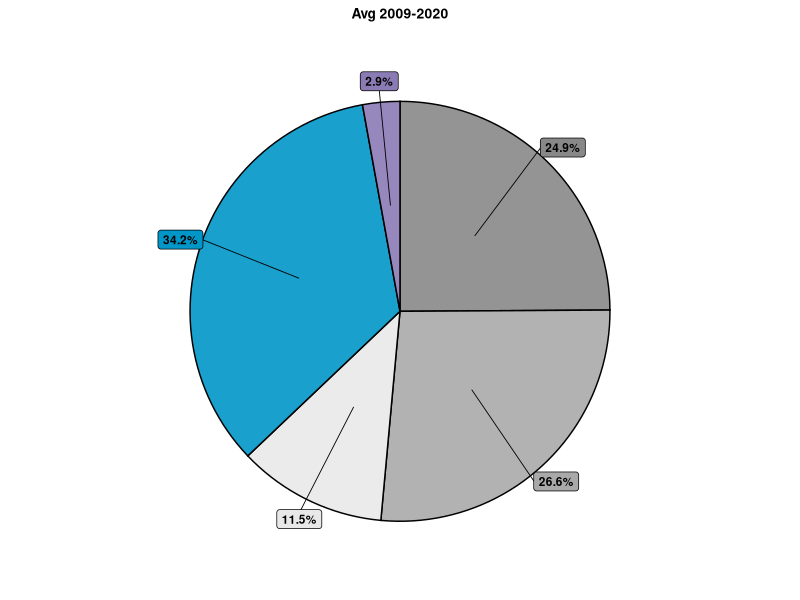
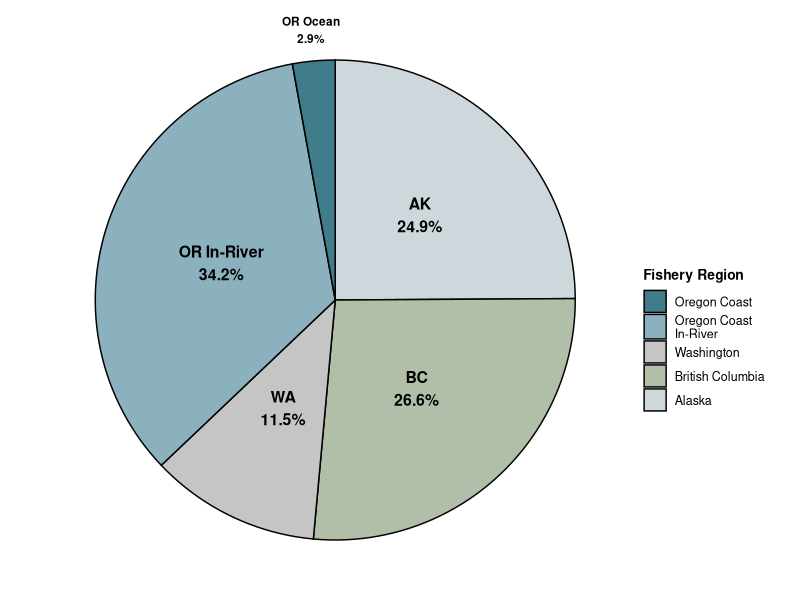
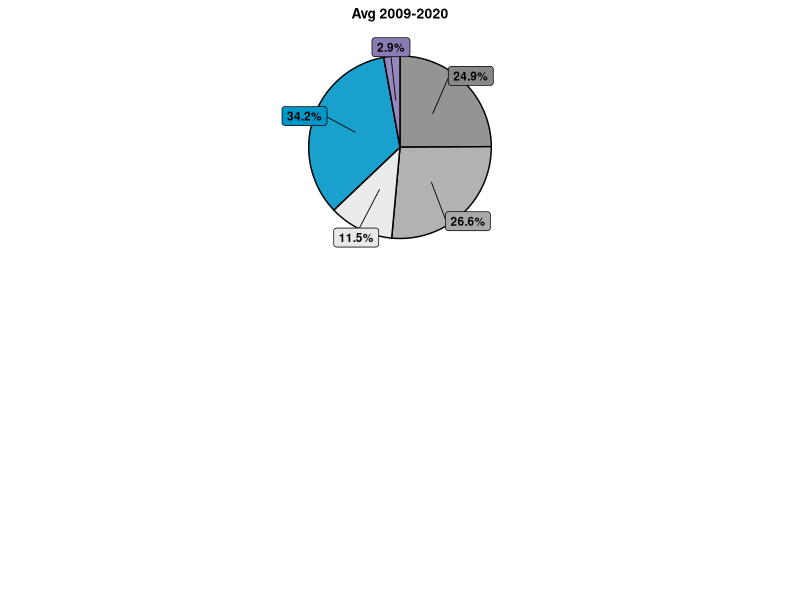
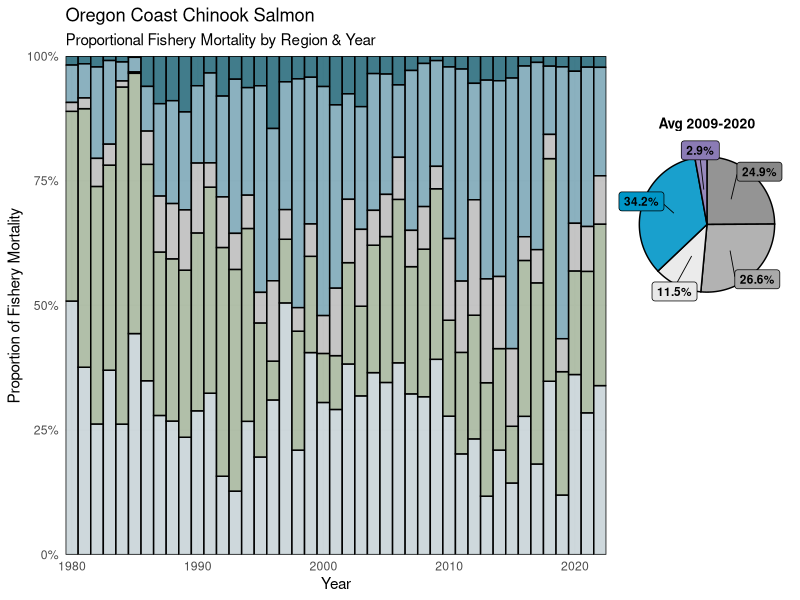
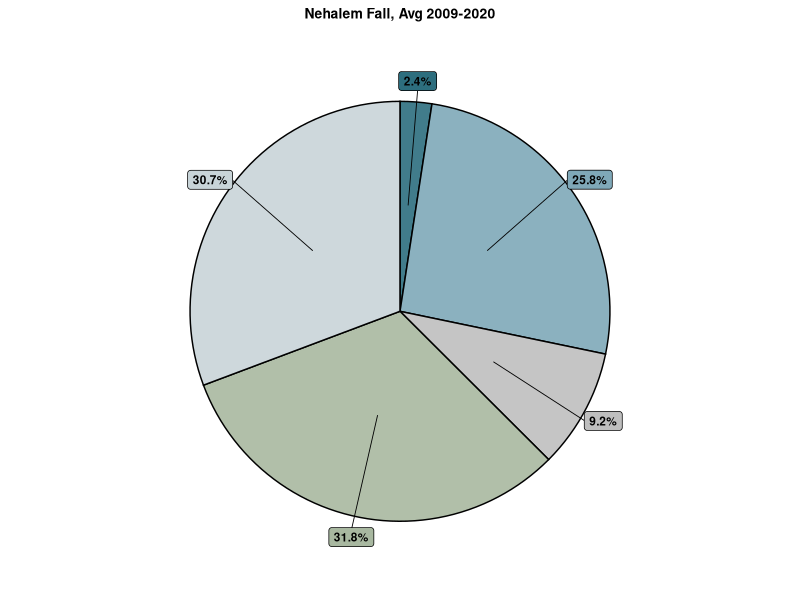
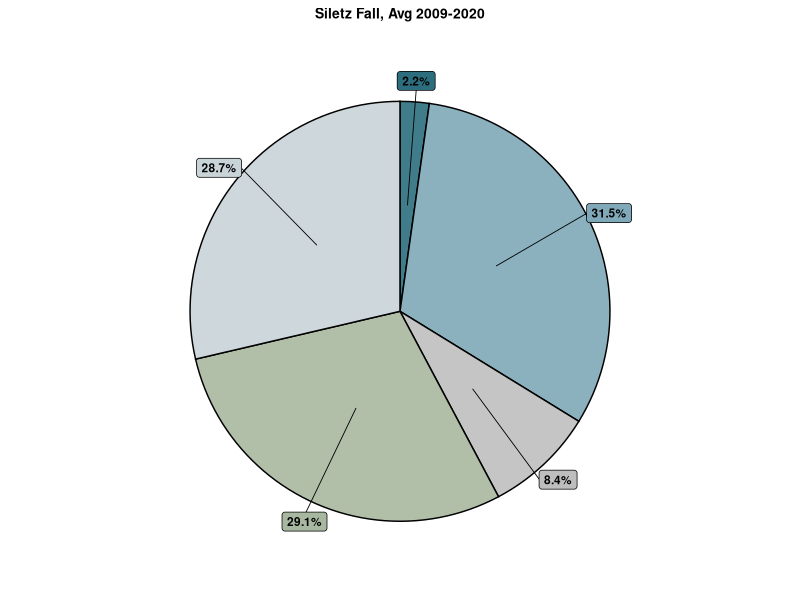
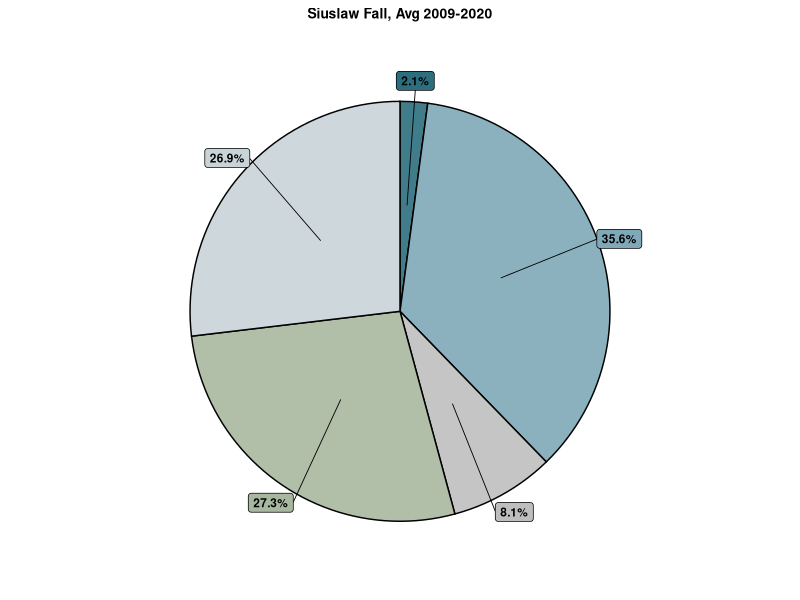
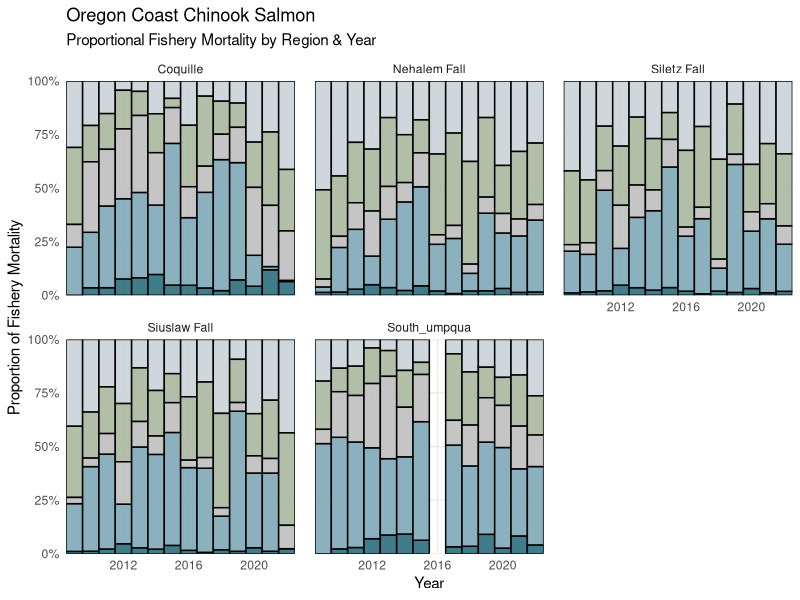

Reproduce these figures in R, in order.
library(tidyverse)
library(here)
library(readxl)
library(viridis)
library(cowplot) 
library(ggrepel)

# custom colors =====
custom_pal <- c(
  "Oregon Coast\nIn-River" =  "#0096C7",    
  "Oregon Coast"    =  "#8B7BB5",
  "Washington"           =  "#E8E8E8",   
  "British Columbia"          =  "darkgrey",  
  "Alaska"                    =  "#888888")

# custom_pal <- c(
#   "Washington Coast\nIn-River" =  "#0096C7",   # light gray
#   "Washington Coast\nOcean"    =  "#8B7BB5",
#   "South of Falcon"           =  "#7AD151", #"#2A788E",
#   "Puget Sound"               =   "#D3D3D3",  
#   "British Columbia"          =  "#57A773",
#   "Alaska"                    =  "#FDE725"  # viridis purple for Alaska
# )

# load ====== 
data <- readxl::read_excel("data/PSTChinookCWT_data_April18_2025.xlsx") %>%
  filter(region %in% c("OC","ORC"),
         !year == 2023, !is.na(total_run), !total_run =="NA") 
 
 total_run_df<-data %>%  
  dplyr::select(year,population,region,total_run) %>%
  dplyr::mutate(total_run = as.numeric(total_run))

catch_distributions <- data %>%
  dplyr::select(c(1:39)) %>%
  gather(4:ncol(.), key = "fishery_region", value = "percent_mort") %>%
  filter(!fishery_region %in% c(#"US_is_tot",
                                "stray", 
                               "aabm_tot", 
                                "esc_pct", 
                                "er",  
                               "term_tot"
                                )) %>%
  dplyr::mutate(percent_mort = as.numeric(percent_mort)/100) 
 

# OC whole ======= 
OC_fish <- catch_distributions %>%
  left_join(total_run_df) %>% 
  filter(!is.na(percent_mort )) %>% 
  dplyr::mutate(mortality_numbers = total_run *percent_mort,
                broad_region = case_when(
                  # Alaska
                  str_detect(fishery_region, "^seak") ~ "Alaska",
                  str_detect(fishery_region, "^ak_term")  ~ "Alaska",
                  
                  str_detect(fishery_region, "^US_term")  ~ "Oregon Coast\nIn-River",
                  str_detect(fishery_region, "^term_tot")  ~ "Oregon Coast\nIn-River",

                   # Canada
                  str_detect(fishery_region, "^can_term")  ~ "British Columbia",
                  str_detect(fishery_region, "^wcvi")     ~ "British Columbia",#"West Coast Vancouver Island",
                  str_detect(fishery_region, "^nbc")      ~ "British Columbia", #"North Coast BC",
                  str_detect(fishery_region, "^sbc")      ~ "British Columbia",
                  
                  # str_detect(fishery_region, "^can_term") ~ "Canada Terminal",
                  
                  # Falcon (US)
                  str_detect(fishery_region, "^sfalc")    ~  "Oregon Coast",#"South of Falcon",
                  # str_detect(fishery_region, "^nfalc")    ~ "North of Falcon",
                  
                  fishery_region == "nfalc_s" ~ "Washington",#"Washington Coast\nOcean",
                  fishery_region == "nfalc_t" ~  "Washington",#"Washington Coast\nOcean",
                  fishery_region == "US_is_tot" ~  "Washington",#"Washington Coast\nOcean",

                  # WA     
                  fishery_region == "PS_n" ~ "Washington", # "Puget Sound",
                  fishery_region == "PS_s" ~ "Washington", # "Puget Sound",
                  
                  fishery_region == "wac_n" ~  "Washington",#"Washington Coast\n In-River",
                  # Other
                  TRUE                                    ~ "Check")) 

uniqueOC<- data.frame(unique(OC_fish[c("broad_region","fishery_region")]))

uniqueOC <- uniqueOC %>% 
  arrange(broad_region)
 
total_FMnumbers <- OC_fish %>%
  group_by(year) %>%
  # get annual sum of all fishery mortality from OP for the year
  dplyr::summarise(total_FM_numbers = sum(mortality_numbers))  # want to ask, of all the fish caught that year, what was the relative proportions. Not related to overall runsize. 

OC_plot_df<- OC_fish %>% 
  dplyr::select(-c(total_run, percent_mort,fishery_region)) %>%
  ungroup() %>%
  group_by(year, broad_region) %>%
  dplyr::summarise(mort_broad_region = sum(mortality_numbers)) %>% 
  left_join(total_FMnumbers) %>%
  dplyr::mutate(percent_mort = mort_broad_region/total_FM_numbers,
                broad_region = factor(broad_region, levels = c(
                  "Oregon Coast",
                  "Oregon Coast\nIn-River",
                  "Washington", 
                  # "South of Falcon",
                  # "Puget Sound",
                  "British Columbia", 
                  "Alaska" 
                  # "British Columbia", 
                  # "Puget Sound",  
                  # "South of Falcon",
                  # "Washington Coast Ocean", 
                  # "Washington Coast In-River"
                )))

# bar and pie ==== 
## 1. Prep pie chart data (last 5 years) ==========
pie_df <- OC_plot_df %>%
  filter(year >2008) %>%
  group_by(broad_region) %>%
  summarise(avg_mort = mean(percent_mort, na.rm = TRUE)) %>%
  ungroup() %>%
  arrange(desc(broad_region)) %>%  # match fill order
  mutate(
    cum_pos = cumsum(avg_mort) - avg_mort / 2,  # midpoint of each slice
    label = paste0(round(avg_mort * 100, 1), "%")  # format as percent
  )

## 2. Build pie chart ==========
OP_pie <- ggplot(pie_df, aes(x = "", y = avg_mort, fill = broad_region)) +
  geom_col(color = "black", alpha = 0.9, width = 1) +
  geom_label_repel(
    aes(y = cum_pos, label = ifelse(avg_mort >= 0.02, paste0(round(avg_mort * 100, 1), "%"), "")),
    size = 3,
    fontface = "bold",
    nudge_x = 0.6,          # push labels outward
    show.legend = FALSE,
    segment.size = 0.3
  ) +
  coord_polar(theta = "y") +
  scale_fill_manual(values = custom_pal) + 
  #  scale_fill_viridis_d(drop = FALSE)+#, option = "plasma") +
  labs(title = "Avg 2009-2020") +
  theme_void() +
  theme(
    legend.position = "none",
    plot.title = element_text(size = 10, hjust = 0.5, face = "bold"),
    plot.background = element_blank()
  )
OP_pie
 

## 2.5 OC Pie Stand Alone ==========
pie_df2 <- OC_plot_df %>%
  filter(year > 2008) %>%
  group_by(broad_region) %>%
  summarise(avg_mort = mean(percent_mort, na.rm = TRUE)) %>%
  ungroup() %>%
  arrange(desc(broad_region)) %>%
  dplyr::mutate( 
      custom_region = case_when(broad_region == "Alaska" ~ "AK",
                              broad_region == "British Columbia" ~ "BC",
                              broad_region == "Washington" ~ "WA",
                              broad_region == "Oregon Coast" ~ "OR Ocean",
                              broad_region == "Oregon Coast\nIn-River" ~ "OR In-River",
                              TRUE ~ NA), 
    cum_pos = cumsum(avg_mort) - avg_mort / 2,
    label = paste0(custom_region, "\n", round(avg_mort * 100, 1), "%")  # combined label
  ) 

custom_pal <- c(
  "Oregon Coast" = "#2D6E7E",    
  "Oregon Coast\nIn-River"    = "#7FA8B8",
  "Washington"                = "grey",  
  "British Columbia"           = "#A8B8A0",  
  "Alaska"                     = "#C8D4D8"
)

OC_pie2 <- ggplot(pie_df2, aes(x = "", y = avg_mort, fill = broad_region)) +
  geom_col(color = "black", alpha = 0.9, width = 1) +
  
  # Labels inside for large slices
  geom_text(aes(y = cum_pos,
                label = ifelse(avg_mort >= 0.05, paste0(label), "")),
            size = 4, fontface = "bold", color = "black") + 
  # Labels outside for small slices — nudge x past 1 to push outside pie
  geom_text(aes(y = cum_pos,
                label = ifelse(avg_mort < 0.05 & avg_mort > 0.001, paste0(label), "")),
            x = 1.63,   # >1 pushes outside the pie (pie lives at x = 1)
            size = 3, fontface = "bold", color = "black") + 
  coord_polar(theta = "y", clip = "off") +   
  scale_fill_manual(values = custom_pal, name = "Fishery Region") +  
  theme_void() +
  theme(
    legend.position   = "right",
    legend.title      = element_text(size = 10, face = "bold"),
    legend.text       = element_text(size = 9),
    legend.margin     = margin(t = 10, b = -10, unit = "mm"),  # positive t pushes down, negative b pulls pie up
    # legend.key.size   = unit(0.4, "cm"),   # smaller legend keys
    legend.spacing.x  = unit(0.2, "cm"),   # tighten horizontal spacing
    plot.margin       = margin(0, 5, 0, 5, "mm"),  # reduce outer margins
    plot.background   = element_blank()
  )


OC_pie2

ggsave(
  filename = "output/plots/OC_FM_PieOnly.jpeg",
  plot = OC_pie2,
  width =6,
  height =5.5,
  dpi = 300,
  units = "in"
)

##  3. Main bar chart ==================
OC_FM_stacked <- ggplot(OC_plot_df,
                            aes(x = year,
                                y = percent_mort,
                                fill = broad_region)) +
                       geom_col(color = "black", alpha = 0.9, width = 1) +
                       scale_y_continuous(
                         expand = c(0, 0),
                         name = "Proportion of Fishery Mortality",
                         labels = scales::percent_format()
                       ) +
                       scale_x_continuous(
                         name = "Year",
                         expand = c(0, 0)
                       ) +
                      scale_fill_manual(values = custom_pal) + 
                       # scale_fill_viridis_d(drop = FALSE)+#, option = "plasma") +
                       labs(
                         fill = "Fishery Region",
                         title = "Oregon Coast Chinook Salmon",
                         subtitle = "Proportional Fishery Mortality by Region & Year"
                       ) +
                       theme_minimal() +
                       theme(
                         panel.grid.minor = element_blank(),
                         panel.spacing = unit(1, "lines"),
                         legend.position = "none")

## 4. Legend =============
legend <- get_legend(ggplot(OC_plot_df,
                        aes(x = year,
                            y = percent_mort,
                            fill = broad_region)) +
  geom_col(color = "black", alpha = 0.9, width = 1) +
  scale_y_continuous(
    expand = c(0, 0),
    name = "Proportion of Fishery Mortality",
    labels = scales::percent_format()
  ) +
  scale_x_continuous(
    name = "Year",
    expand = c(0, 0)
  ) +
    scale_fill_manual(values = custom_pal) + 
  # scale_fill_viridis_d(drop = FALSE)+#, option = "plasma") +
  labs(
    fill = "Fishery Region",
    title = "Oregon Coast Chinook Salmon",
    subtitle = "Proportional Fishery Mortality by Region & Year"
  ) +
  theme_minimal() +
  theme( 
    legend.box.margin = margin(0, 0, 0, 0),
    legend.margin = margin(0, 0, 0, 0),
    legend.background = element_blank(),  # remove the grey border box
    legend.box.background = element_blank(),
    panel.grid.minor = element_blank(),
    panel.background = element_blank(),
    plot.background = element_blank(),
    panel.spacing = unit(1, "lines"),
    legend.position = c(0.88, 0.3),# 0.35),   # nudge down so it clears the pie inset
     legend.justification = c(1, 0),
    legend.title = element_text(hjust = 0.5, size = 9, 
                                face = "bold"),  # bigger title
    legend.text = element_text(size = 8),                                # bigger text
    legend.key.size = unit(0.5, "cm")                                    # bigger color boxes
  ))

## 4. Save: inset pie into upper right =========== 
rightside <- ggpubr::ggarrange(OP_pie, legend, nrow = 2,
                                heights = c(1, 1.2)) 
rightside

# Add a blank spacer on top to push content down and align pie with bar top
spacer <- ggplot() + theme_void()  # empty plot as top padding

rightside_padded <- ggpubr::ggarrange(spacer, rightside, nrow = 2,
                                      heights = c(0.2, 1))  # adjust 0.3 to move down more

final_plot <- ggpubr::ggarrange(OC_FM_stacked, rightside_padded,
                                ncol = 2,
                                widths = c(3.3, 1))
final_plot

# --- 5. Save as JPEG ---
ggsave(
  filename = "output/plots/OR_Coast_FM_stacked.jpeg",
  plot = final_plot,
  width =6,
  height =5,
  dpi = 300,
  units = "in"
)

# Individual stocks =======
total_run_df<-data %>%  
  dplyr::select(year,population,region,total_run) %>%
  dplyr::mutate(total_run = as.numeric(total_run))

catch_distributions <- data %>%
  dplyr::select(c(1:39)) %>%
  gather(4:ncol(.), key = "fishery_region", value = "percent_mort") %>%
  filter(!fishery_region %in% c(#"US_is_tot",
    "stray", 
    "aabm_tot", 
    "esc_pct", 
    "er",  
    "term_tot"
  )) %>%
  dplyr::mutate(percent_mort = as.numeric(percent_mort)/100) 

OC_fish <- catch_distributions %>%
  left_join(total_run_df) %>% 
  filter(!is.na(percent_mort )) %>% 
  dplyr::mutate(mortality_numbers = total_run *percent_mort,
                broad_region = case_when(
                  # Alaska
                  str_detect(fishery_region, "^seak") ~ "Alaska",
                  str_detect(fishery_region, "^ak_term")  ~ "Alaska",
                  
                  str_detect(fishery_region, "^US_term")  ~ "Oregon Coast\nIn-River",
                  str_detect(fishery_region, "^term_tot")  ~ "Oregon Coast\nIn-River",
                  
                  # Canada
                  str_detect(fishery_region, "^can_term")  ~ "British Columbia",
                  str_detect(fishery_region, "^wcvi")     ~ "British Columbia",#"West Coast Vancouver Island",
                  str_detect(fishery_region, "^nbc")      ~ "British Columbia", #"North Coast BC",
                  str_detect(fishery_region, "^sbc")      ~ "British Columbia",
                  
                  # str_detect(fishery_region, "^can_term") ~ "Canada Terminal",
                  
                  # Falcon (US)
                  str_detect(fishery_region, "^sfalc")    ~  "Oregon Coast",#"South of Falcon",
                  # str_detect(fishery_region, "^nfalc")    ~ "North of Falcon",
                  
                  fishery_region == "nfalc_s" ~ "Washington",#"Washington Coast\nOcean",
                  fishery_region == "nfalc_t" ~  "Washington",#"Washington Coast\nOcean",
                  fishery_region == "US_is_tot" ~  "Washington",#"Washington Coast\nOcean",
                  
                  # WA     
                  fishery_region == "PS_n" ~ "Washington", #"Puget Sound",
                  fishery_region == "PS_s" ~ "Washington", #"Puget Sound",
                  
                  fishery_region == "wac_n" ~  "Washington",#"Washington Coast\nIn-River",
                  # Other
                  TRUE                                    ~ "Check")) 

# uniqueOC<- data.frame(unique(OC_fish[c("broad_region","fishery_region")]))
# 
# uniqueOC <- uniqueOC %>% 
#   arrange(broad_region)

total_FMnumbers <- OC_fish %>%
  group_by(year,population) %>%
  # get annual sum of all fishery mortality from OP for the year
  dplyr::summarise(total_FM_numbers = sum(mortality_numbers))  # want to ask, of all the fish caught that year, what was the relative proportions. Not related to overall runsize.

OC_plot_df<- OC_fish %>% 
  dplyr::select(-c(total_run,fishery_region)) %>%
  ungroup() %>%
  group_by(year, broad_region,population) %>%
  dplyr::summarise(mort_broad_region = sum(mortality_numbers)) %>% 
  left_join(total_FMnumbers) %>%
  dplyr::mutate(percent_mort = mort_broad_region/total_FM_numbers,
                broad_region = factor(broad_region, 
                                      levels = rev(c(
                  "Oregon Coast",
                  "Oregon Coast\nIn-River",
                  "Washington",  
                  "British Columbia", 
                  "Alaska"))), 
                population = case_when(population == "Siletz_fa"  ~  "Siletz Fall",
                                       population == "Siuslaw_fa"  ~ "Siuslaw Fall",
                                       population == "Nehalem_fa"  ~ "Nehalem Fall",
                                       population == "south_umpqua"  ~ "South Umpqua",
                                       TRUE ~ population))

### Nehalem ========= 
pie_df <- OC_plot_df %>%
  filter(year > 2008,
         population %in% c("Nehalem Fall")) %>% #, "Siletz Fall", "Siuslaw Fall")) %>% 
  group_by(broad_region) %>%
  summarise(avg_mort = mean(percent_mort, na.rm = TRUE)) %>%
  ungroup() %>%
  # group_by(population) %>%                          # <-- group by population ONLY
  arrange(desc(broad_region)) %>%             # consistent ordering within each facet
  mutate(
    cum_pos = cumsum(avg_mort) - avg_mort / 2,      # midpoint within each facet's stack
    label = paste0(round(avg_mort * 100, 1), "%")
  ) %>%
  ungroup()


Nehalem <- ggplot(pie_df, aes(x = "", y = avg_mort, fill = broad_region)) +
  geom_col(color = "black", alpha = 0.9, width = 1) +
  geom_label_repel(
    aes(y = cum_pos, label = ifelse(avg_mort >= 0.02, paste0(round(avg_mort * 100, 1), "%"), "")),
    size = 3,
    fontface = "bold",
    nudge_x = 0.6,          # push labels outward
    show.legend = FALSE,
    segment.size = 0.3
  ) +
  # facet_wrap(~population) + 
  coord_polar(theta = "y") +
  scale_fill_manual(values = custom_pal) + 
  #  scale_fill_viridis_d(drop = FALSE)+#, option = "plasma") +
  labs(title = "Nehalem Fall, Avg 2009-2020") +
  theme_void() +
  theme(
    legend.position = "none",
    plot.title = element_text(size = 10, hjust = 0.5, face = "bold"),
    plot.background = element_blank()
  )
Nehalem

### Siletz ========= 
pie_df <- OC_plot_df %>%
  filter(year > 2008,
         population %in% c("Siletz Fall")) %>% #, "Siletz Fall", "Siuslaw Fall")) %>% 
  group_by(broad_region) %>%
  summarise(avg_mort = mean(percent_mort, na.rm = TRUE)) %>%
  ungroup() %>%
  # group_by(population) %>%                          # <-- group by population ONLY
  arrange(desc(broad_region)) %>%             # consistent ordering within each facet
  mutate(
    cum_pos = cumsum(avg_mort) - avg_mort / 2,      # midpoint within each facet's stack
    label = paste0(round(avg_mort * 100, 1), "%")
  ) %>%
  ungroup()


Siletz <- ggplot(pie_df, aes(x = "", y = avg_mort, fill = broad_region)) +
  geom_col(color = "black", alpha = 0.9, width = 1) +
  geom_label_repel(
    aes(y = cum_pos, label = ifelse(avg_mort >= 0.02, paste0(round(avg_mort * 100, 1), "%"), "")),
    size = 3,
    fontface = "bold",
    nudge_x = 0.6,          # push labels outward
    show.legend = FALSE,
    segment.size = 0.3
  ) +
  # facet_wrap(~population) + 
  coord_polar(theta = "y") +
  scale_fill_manual(values = custom_pal) + 
  #  scale_fill_viridis_d(drop = FALSE)+#, option = "plasma") +
  labs(title = "Siletz Fall, Avg 2009-2020") +
  theme_void() +
  theme(
    legend.position = "none",
    plot.title = element_text(size = 10, hjust = 0.5, face = "bold"),
    plot.background = element_blank()
  )
Siletz

### Siuslaw ========= 
pie_df <- OC_plot_df %>%
  filter(year > 2008,
         population %in% c("Siuslaw Fall")) %>% #, "Siletz Fall", "Siuslaw Fall")) %>% 
  group_by(broad_region) %>%
  summarise(avg_mort = mean(percent_mort, na.rm = TRUE)) %>%
  ungroup() %>%
  # group_by(population) %>%                          # <-- group by population ONLY
  arrange(desc(broad_region)) %>%             # consistent ordering within each facet
  mutate(
    cum_pos = cumsum(avg_mort) - avg_mort / 2,      # midpoint within each facet's stack
    label = paste0(round(avg_mort * 100, 1), "%")
  ) %>%
  ungroup()


Siuslaw <- ggplot(pie_df, aes(x = "", y = avg_mort, fill = broad_region)) +
  geom_col(color = "black", alpha = 0.9, width = 1) +
  geom_label_repel(
    aes(y = cum_pos, label = ifelse(avg_mort >= 0.02, paste0(round(avg_mort * 100, 1), "%"), "")),
    size = 3,
    fontface = "bold",
    nudge_x = 0.6,          # push labels outward
    show.legend = FALSE,
    segment.size = 0.3
  ) +
  # facet_wrap(~population) + 
  coord_polar(theta = "y") +
  scale_fill_manual(values = custom_pal) + 
  #  scale_fill_viridis_d(drop = FALSE)+#, option = "plasma") +
  labs(title = "Siuslaw Fall, Avg 2009-2020") +
  theme_void() +
  theme(
    legend.position = "none",
    plot.title = element_text(size = 10, hjust = 0.5, face = "bold"),
    plot.background = element_blank()
  )
Siuslaw

### Save individual Pies ========
individ_pie <- ggpubr::ggarrange(Siuslaw,Siletz, Nehalem, nrow = 1)
ggsave(
  filename = "output/plots/Individ_Pie.jpeg",
  plot = individ_pie,
  width =6,
  height =4,
  dpi = 300,
  units = "in"
)
##  3. Main bar chart ==================
OC_FM_stacked_Facet <- ggplot(OC_plot_df %>% filter(year>2008 ),
                        aes(x = year,
                            y = percent_mort,
                            fill = broad_region)) +
  geom_col(color = "black", alpha = 0.9, width = 1) +
  scale_y_continuous(
    expand = c(0, 0),
    name = "Proportion of Fishery Mortality",
    labels = scales::percent_format()
  ) +
  scale_x_continuous(
    name = "Year",
    expand = c(0, 0)
  ) +
  facet_wrap(~population) + 
  scale_fill_manual(values = custom_pal) + 
  # scale_fill_viridis_d(drop = FALSE)+#, option = "plasma") +
  labs(
    fill = "Fishery Region",
    title = "Oregon Coast Chinook Salmon",
    subtitle = "Proportional Fishery Mortality by Region & Year"
  ) +
  theme_minimal() +
  theme(
    panel.grid.minor = element_blank(),
    panel.spacing = unit(1, "lines"),
    legend.position = "none")
OC_FM_stacked_Facet

## 3B. Select stocks bar chart ==================
OC_FM_stacked_Facet2 <- ggplot(OC_plot_df %>% filter(year>2008, 
                                                    population %in% c("Nehalem Fall", "Siletz Fall", "Siuslaw Fall")),
                              aes(x = year,
                                  y = percent_mort,
                                  fill = broad_region)) +
  geom_col(color = "black", alpha = 0.9, width = 1) +
  scale_y_continuous(
    expand = c(0, 0),
    name = "Proportion of Fishery Mortality",
    labels = scales::percent_format()
  ) +
  scale_x_continuous(
    name = "Year",
    expand = c(0, 0)
  ) +
  facet_wrap(~population) + 
  scale_fill_manual(values = custom_pal) + 
  # scale_fill_viridis_d(drop = FALSE)+#, option = "plasma") +
  labs(
    fill = "Fishery Region",
    title = "Oregon Coast Chinook Salmon",
    subtitle = "Proportional Fishery Mortality by Region & Year"
  ) +
  theme_minimal() +
  theme(
    panel.grid.minor = element_blank(),
    panel.spacing = unit(1, "lines")#,
    #legend.position = "none"
    )
OC_FM_stacked_Facet2

# 4. Save as JPEG =======
ggsave(
  filename = "output/plots/OR_Coast_FM_FACET1_stacked.jpeg",
  plot = OC_FM_stacked_Facet,
  width =6,
  height =5,
  dpi = 300,
  units = "in"
)
 

ggsave(
  filename = "output/plots/OR_Coast_FM_FACET2_stacked.jpeg",
  plot = OC_FM_stacked_Facet2,
  width =6,
  height =5,
  dpi = 300,
  units = "in"
)
